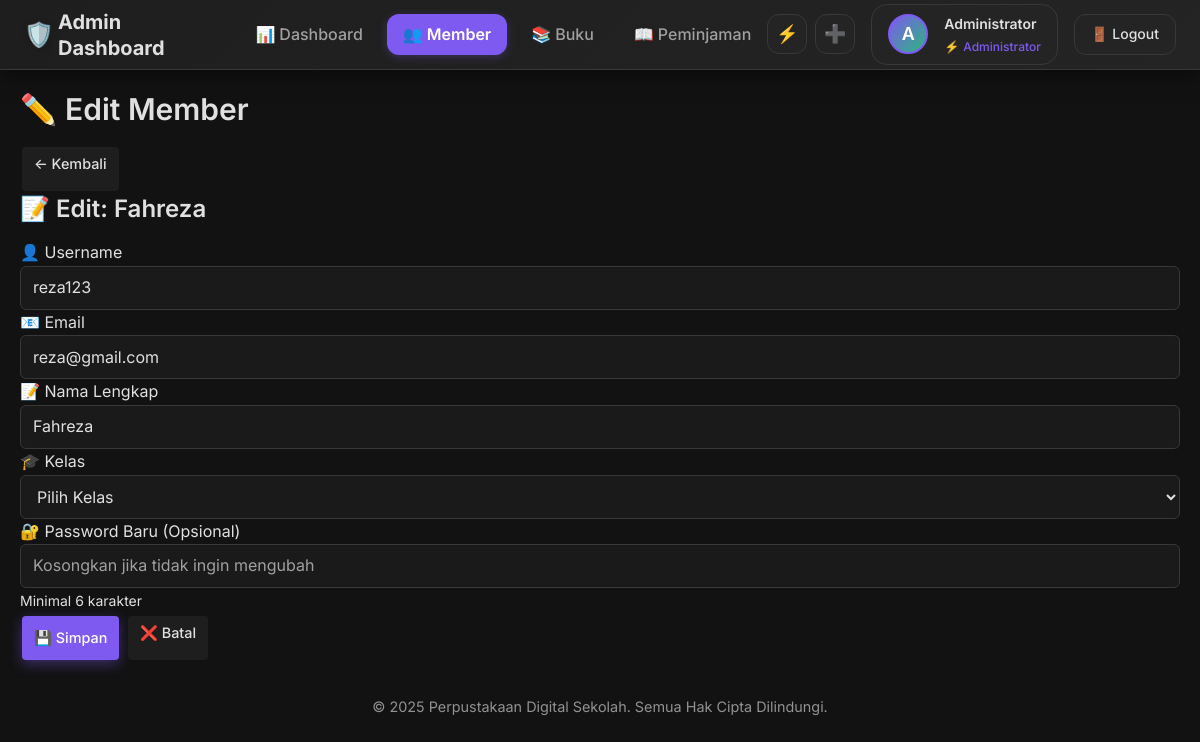
Screenshot of /admin/members/edit/2 (signed in) with the database file from the repository.
### app.py (models this page shows, shortened)
class User(UserMixin, db.Model):
    id = db.Column(db.Integer, primary_key=True)
    username = db.Column(db.String(80), unique=True, nullable=False)
    email = db.Column(db.String(120), unique=True, nullable=False)
    password_hash = db.Column(db.String(120), nullable=False)
    role = db.Column(db.String(20), nullable=False, default='member')  # 'admin' or 'member'
    nama_lengkap = db.Column(db.String(100), nullable=False)
    kelas = db.Column(db.String(20))  # untuk member
    profile_photo = db.Column(db.String(200))  # path to profile photo
    created_at = db.Column(db.DateTime, default=datetime.utcnow)

### app.py (the view, shortened to what this page needs)
@app.route('/admin/members/edit/<int:id>', methods=['GET', 'POST'])
@login_required
def admin_edit_member(id):
    if current_user.role != 'admin':
        flash('Akses ditolak!')
        return redirect(url_for('index'))
    member = User.query.get_or_404(id)
    if member.role != 'member':
        flash('Tidak dapat mengedit user admin!')
        return redirect(url_for('admin_members'))
    return render_template('admin/edit_member.html', member=member)

### app.py (called while the page is built)
@login_manager.user_loader
def load_user(user_id):
    return User.query.get(int(user_id))

@app.context_processor
def inject_kelas_options():
    return dict(KELAS_OPTIONS=KELAS_OPTIONS)

### templates/admin/edit_member.html (shortened to what this page needs)
{% extends "admin/base.html" %}
{% block content %}
    <div class="content-header">
        <h1>✏️ Edit Member</h1>
        <a href="{{ url_for('admin_members') }}" class="btn btn-secondary">← Kembali</a>
    </div>
    <div class="form-container">
        <div class="form-card">
            <div class="form-header">
                <h2>📝 Edit: {{ member.nama_lengkap }}</h2>
            </div>
            <form method="POST" class="member-form">
                <div class="form-grid">
                    <div class="form-group">
                        <label for="username">👤 Username</label>
                        <input type="text"
                               id="username"
                               name="username"
                               value="{{ member.username }}"
                               required>
                    </div>
                    <div class="form-group">
                        <label for="email">📧 Email</label>
                        <input type="email"
                               id="email"
                               name="email"
                               value="{{ member.email }}"
                               required>
                    </div>
                    <div class="form-group full-width">
                        <label for="nama_lengkap">📝 Nama Lengkap</label>
                        <input type="text"
                               id="nama_lengkap"
                               name="nama_lengkap"
                               value="{{ member.nama_lengkap }}"
                               required>
                    </div>                    <div class="form-group">
                        <label for="kelas">🎓 Kelas</label>
                        <select id="kelas" name="kelas">
                            <option value="">Pilih Kelas</option>
                        </select>
                    </div>
                    <div class="form-group">
                        <label for="password">🔐 Password Baru (Opsional)</label>
                        <input type="password"
                               id="password"
                               name="password"
                               placeholder="Kosongkan jika tidak ingin mengubah">
                        <small class="form-help">Minimal 6 karakter</small>
                    </div>
                </div>                <div class="form-actions">
                    <button type="submit" class="btn btn-primary">
                        💾 Simpan
                    </button>
                    <a href="{{ url_for('admin_members') }}" class="btn btn-secondary">
                        ❌ Batal
                    </a>
                </div>
            </form>
        </div>
    </div>
{% endblock %}

### templates/admin/includes/header.html (shortened to what this page needs)
<header class="admin-main-header">
    <div class="admin-header-left">
        <h1 class="admin-header-title">
            <span class="title-icon">🛡️</span>
            <span class="title-text">Admin Dashboard</span>
        </h1>
        <ul class="admin-header-nav">
            <li>
                <a href="{{ url_for('admin_dashboard') }}" class="{% if request.endpoint == 'admin_dashboard' %}active{% endif %}">
                    <span>📊</span>
                    <span>Dashboard</span>
                </a>
            </li>
            <li>
                <a href="{{ url_for('admin_members') }}" class="{% if request.endpoint in ['admin_members', 'admin_add_member', 'admin_edit_member'] %}active{% endif %}">
                    <span>👥</span>
                    <span>Member</span>
                </a>
            </li>
            <li>
                <a href="{{ url_for('admin_books') }}" class="{% if request.endpoint in ['admin_books', 'admin_add_book', 'admin_edit_book'] %}active{% endif %}">
                    <span>📚</span>
                    <span>Buku</span>
                </a>
            </li>
            <li>
                <a href="{{ url_for('admin_loans') }}" class="{% if request.endpoint in ['admin_loans', 'admin_process_loan'] %}active{% endif %}">
                    <span>📖</span>
                    <span>Peminjaman</span>
                </a>
            </li>
        </ul>
    </div>
    <div class="admin-header-right">
        <div class="admin-quick-actions">
            <a href="{{ url_for('admin_process_loan') }}" class="quick-action-btn" title="Proses Peminjaman">
                <span>⚡</span>
            </a>
            <a href="{{ url_for('admin_add_book') }}" class="quick-action-btn" title="Tambah Buku">
                <span>➕</span>
            </a>
        </div>
        <div class="admin-user-info">
            <div class="admin-profile-photo">
                {% if current_user.profile_photo %}
                    <img src="{{ url_for('static', filename=current_user.profile_photo) }}" alt="Admin Photo">
                {% else %}
                    {{ current_user.nama_lengkap[0].upper() }}
                {% endif %}
            </div>
            <div class="admin-info-text">
                <span class="admin-greeting">{{ current_user.nama_lengkap.split()[0] }}</span>
                <span class="admin-role">
                    <span>⚡</span>
                    <span>Administrator</span>
                </span>
            </div>
        </div>
        <a href="{{ url_for('logout') }}" class="admin-logout-btn">
            <span>🚪</span>
            <span class="logout-text">Logout</span>
        </a>
    </div>
</header>

### static/table-scroll-fix.css (style rules this page uses)
* { box-sizing: border-box; }
body, html { overflow-x: hidden; scroll-behavior: smooth; -webkit-overflow-scrolling: touch; touch-action: manipulation; -webkit-text-size-adjust: 100%; text-size-adjust: 100%; }

### static/dark-theme.css (style rules this page uses)
:root { --bg-primary-dark: #121212; --bg-secondary-dark: #1E1E1E; --bg-tertiary-dark: #242424; --bg-card-dark: #1A1A1A; --card-bg: #1A1A1A; --success-color: #2CB67D; --warning-color: #FFD93D; --danger-color: #FF6B6B; --border-color-dark: #383838; --accent-primary: #7F5AF0; --accent-color: #7F5AF0; --accent-secondary: #2CB67D; --accent-danger: #FF6B6B; --accent-warning: #FFD93D; --text-color: #E0E0E0; --text-color-light: #FFFFFF; --text-color-secondary: #A0A0A0; --text-color-muted: #757575; --text-high-contrast: #E0E0E0; --text-medium-contrast: #A0A0A0; --text-low-contrast: #666666; --text-on-accent: #FFFFFF; --text-on-dark: #FFFFFF; --border-color-dark: #383838; --border-color-light: rgba(255, 255, 255, 0.1); --card-shadow-dark: 0 4px 20px rgba(0, 0, 0, 0.5); --card-shadow-hover: 0 8px 32px rgba(127, 90, 240, 0.3); --border-radius-sm: 6px; --border-radius-md: 12px; --border-radius-lg: 16px; --border-radius-xl: 20px; --font-family-main: 'Inter', -apple-system, BlinkMacSystemFont, 'Segoe UI', sans-serif; --font-size-xs: 0.75rem; --font-size-sm: 0.875rem; --font-size-base: 1rem; --font-size-lg: 1.125rem; --font-size-xl: 1.25rem; --font-size-2xl: 1.5rem; --font-size-3xl: 1.875rem; --spacing-xs: 0.25rem; --spacing-sm: 0.5rem; --spacing-md: 1rem; --spacing-lg: 1.5rem; --spacing-xl: 2rem; --spacing-2xl: 3rem; --transition-fast: 0.2s ease-in-out; --transition-normal: 0.3s ease-in-out; --transition-slow: 0.5s ease-in-out; }
*, *::before, *::after { box-sizing: border-box; margin: 0; padding: 0; }
html { scroll-behavior: smooth; -webkit-text-size-adjust: 100%; }
body { font-family: var(--font-family-main); background-color: var(--bg-primary-dark); color: var(--text-high-contrast); line-height: 1.6; font-size: var(--font-size-base); -webkit-font-smoothing: antialiased; -moz-osx-font-smoothing: grayscale; overflow-x: hidden; }
a { color: var(--accent-primary); text-decoration: none; transition: color var(--transition-fast); }
h1, h2, h3, h4, h5, h6 { color: var(--text-high-contrast); font-weight: 600; line-height: 1.3; margin-bottom: var(--spacing-md); }
h1 { font-size: var(--font-size-3xl); }
h2 { font-size: var(--font-size-2xl); }
.btn { display: inline-flex; align-items: center; justify-content: center; gap: var(--spacing-sm); padding: var(--spacing-sm) var(--spacing-lg); border: none; border-radius: var(--border-radius-md); font-family: var(--font-family-main); font-size: var(--font-size-sm); font-weight: 500; text-decoration: none; cursor: pointer; transition: all var(--transition-normal); min-height: 44px; position: relative; overflow: hidden; }
.btn-primary { background: linear-gradient(135deg, var(--accent-primary), #9D4EDD); color: var(--text-on-accent); box-shadow: 0 4px 14px rgba(127, 90, 240, 0.4); }
.btn-secondary { background: var(--bg-secondary-dark); color: var(--text-high-contrast); border: 1px solid var(--border-color-dark); }
input, select, textarea { background: var(--bg-secondary-dark); border: 1px solid var(--border-color-dark); border-radius: var(--border-radius-md); padding: var(--spacing-sm) var(--spacing-md); color: var(--text-high-contrast); font-family: var(--font-family-main); font-size: var(--font-size-base); transition: all var(--transition-fast); width: 100%; min-height: 44px; }
input::placeholder, textarea::placeholder { color: var(--text-medium-contrast); }

### templates/admin/base.html (style rules this page uses)
input, select, textarea { background: var(--card-bg, #2a2a2a) !important; color: var(--text-color, #e0e0e0) !important; border: 1px solid var(--border-color-dark, #555) !important; padding: 8px 12px; border-radius: 6px; }
.btn, .btn-primary, .btn-success, .btn-warning, .btn-danger { padding: 6px 12px; border-radius: 4px; text-decoration: none; font-size: 0.9em; border: none; cursor: pointer; display: inline-block; margin: 2px; }
.btn-primary { background: var(--accent-color, #7F5AF0) !important; color: white !important; }

### rows the page displays
User: nama_lengkap "A", nama_lengkap "Administrator"
User: nama_lengkap "Fahreza", username "reza123", email "reza@gmail.com"
